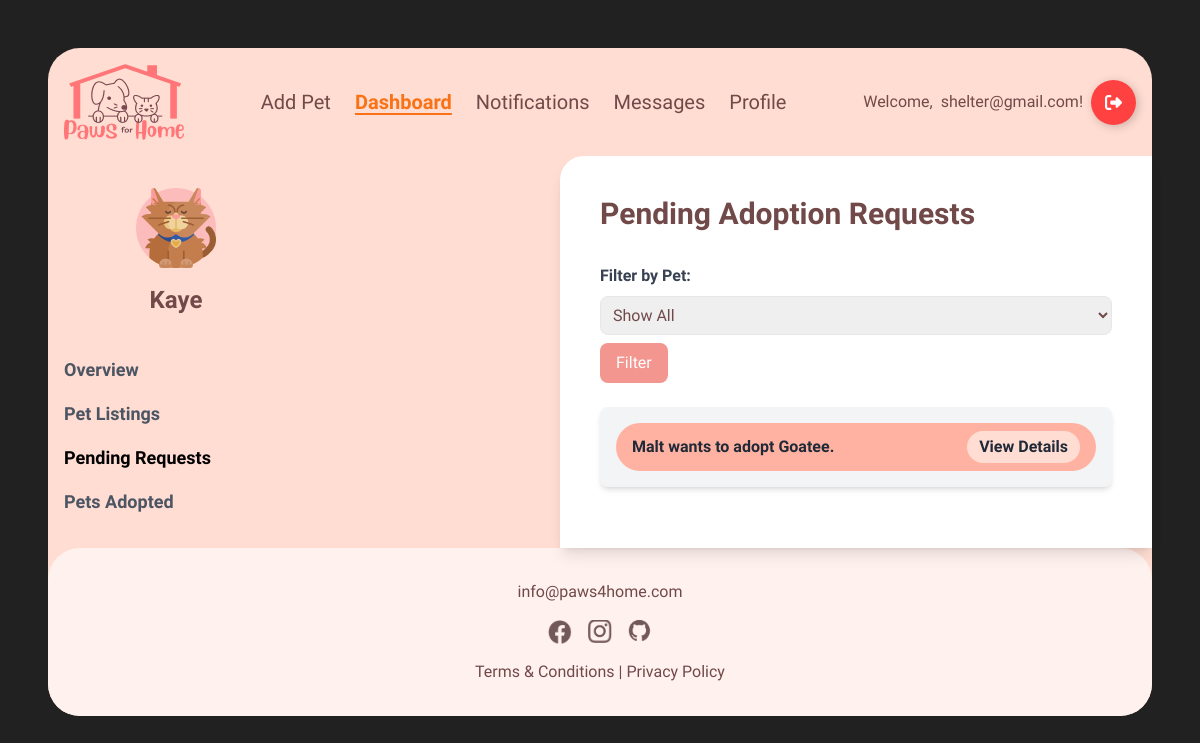
/pending_requests/ (signed in), run on an earlier commit of the app's database.
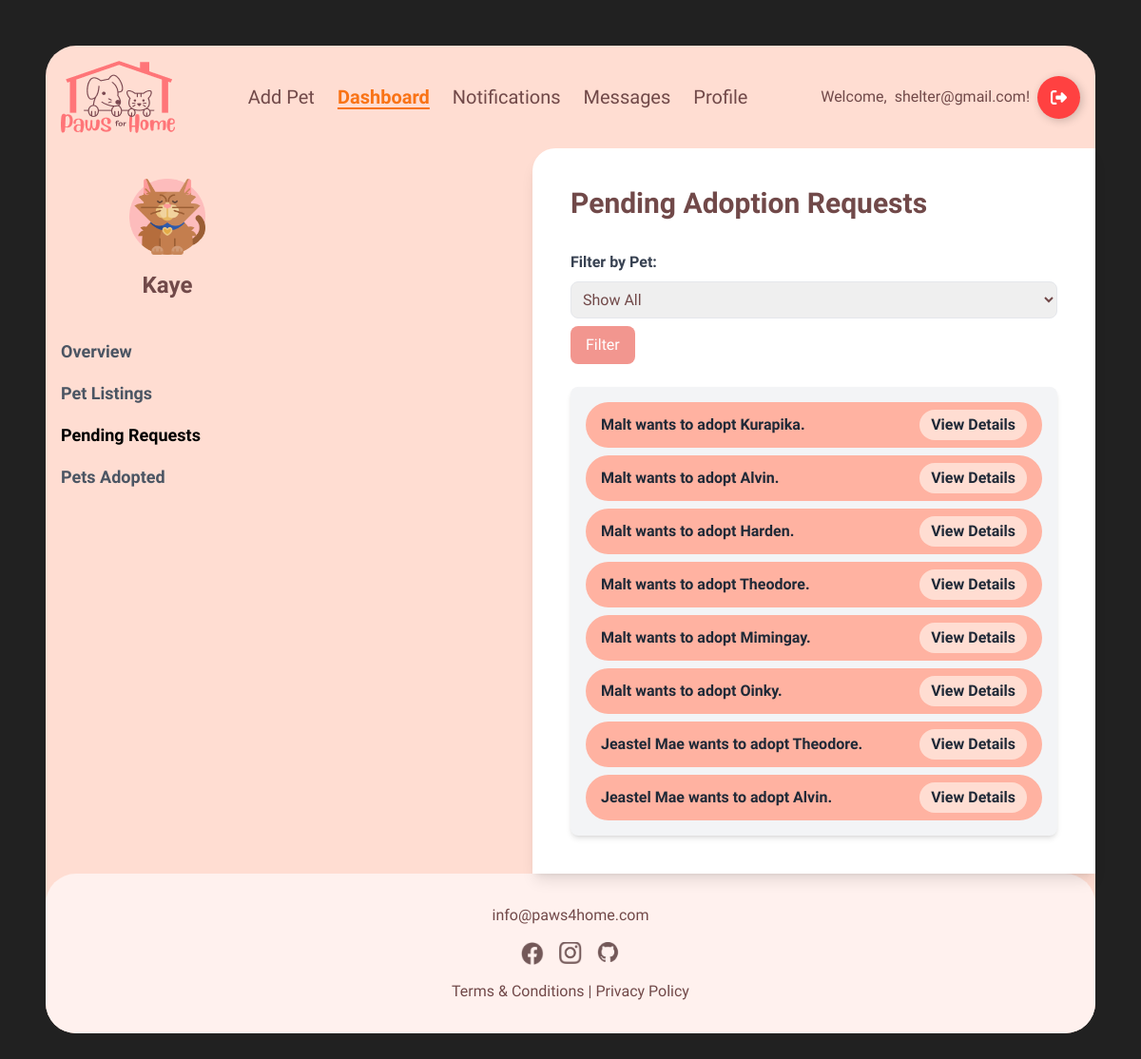
And on a later commit of the database.
### main/models.py (models this page shows, shortened)
class Account(AbstractBaseUser, PermissionsMixin):
    account_type = models.CharField(max_length=10)
    first_name = models.CharField(max_length=100, blank=True, null=True)
    last_name = models.CharField(max_length=100, blank=True, null=True)
    birth_date = models.DateField(blank=True, null=True)
    phone_number = models.IntegerField(blank=True, null=True)
    email = models.EmailField(max_length=100, unique=True)
    password = models.TextField()
    address = models.TextField(blank=True, null=True)
    image = models.ImageField(upload_to='main/', default='main/shelterlogo.png')
    last_login = models.DateTimeField(blank=True, null=True)
    is_active = models.BooleanField(default=True)
    is_staff = models.BooleanField(default=False)
    objects = AccountManager()
    USERNAME_FIELD = 'email'
    REQUIRED_FIELDS = []

### pets/models.py (models this page shows, shortened)
class AdoptionRequest(models.Model):
    STATUS_CHOICES = [
        (1, 'Pending'),
        (2, 'Accepted'),
        (3, 'Rejected'),
    ]
    HOUSING_CHOICES = [
        ('Apartment', 'Apartment'),
        ('House', 'House'),
        ('Condominium', 'Condominium'),
        ('Other', 'Other'),
    ]
    HOUSEHOLD_CHOICES = [
        ('Active', 'Active'),
        ('Calm', 'Calm'),
        ('Noisy', 'Noisy'),
        ('Quiet', 'Quiet'),
    ]
    GENERAL_INFO_CHOICES = [
        ('Companion for child', 'Companion for child'),
        ('Companion for other pet', 'Companion for other pet'),
        ('Security', 'Security'),
        ('Service animal', 'Service animal'),
        ('House pet', 'House pet'),
        ('Breeding', 'Breeding'),
        ('Other', 'Other'),
    ]
    status = models.IntegerField(choices=STATUS_CHOICES, default=1)
    pet = models.ForeignKey(Pet, on_delete=models.CASCADE)
    account = models.ForeignKey(settings.AUTH_USER_MODEL, on_delete=models.CASCADE)
    first_name = models.CharField(max_length=100)
    last_name = models.CharField(max_length=100)
    email = models.EmailField()
    phone_number = models.CharField(max_length=15)
    address = models.TextField()
    housing_type = models.CharField(max_length=20, choices=HOUSING_CHOICES, default='Apartment')
    household_description = models.CharField(max_length=20, choices=HOUSEHOLD_CHOICES, default='Calm')
    general_info = models.CharField(max_length=50, choices=GENERAL_INFO_CHOICES, default='House pet')
    other_housing_description = models.TextField(blank=True, null=True)
    other_general_info = models.TextField(blank=True, null=True)

class Pet(models.Model):
    STATUS_CHOICES = [
        (1, 'Available'),
        (2, 'Adopted'),
    ]
    TYPE_CHOICES = [
    ('Dog', 'Dog'),
    ('Cat', 'Cat'),
    ('Bird', 'Bird'),
    ('Fish', 'Fish'),
    ('Rabbit', 'Rabbit'),
    ('Hamster', 'Hamster'),
    ('Guinea Pig', 'Guinea Pig'),
    ('Frog', 'Frog'),
    ('Ferret', 'Ferret'),
    ('Chinchilla', 'Chinchilla'),
    ('Hedgehog', 'Hedgehog'),
    ('Mouse', 'Mouse'),
    ('Rat', 'Rat'),
    ('Turtle', 'Turtle'),
    ('Snake', 'Snake'),
    ('Lizard', 'Lizard'),
    ('Parrot', 'Parrot'),
    ('Canary', 'Canary'),
    ('Budgerigar', 'Budgerigar'),
    ('Cockatoo', 'Cockatoo'),
    ('Macaw', 'Macaw'),
    ('Lovebird', 'Lovebird'),
    ('Quail', 'Quail'),
    ('Duck', 'Duck'),
    ('Chicken', 'Chicken'),
    ('Goat', 'Goat'),
    ('Pig', 'Pig'),
    ('Spider', 'Spider'),
    ('Tarantula', 'Tarantula'),
    ('Other', 'Other'),
    ]
    name = models.CharField(max_length=100)
    image = models.ImageField(upload_to='pets/', default='pets/default_pet.jpg')
    type = models.CharField(choices=TYPE_CHOICES, max_length=20, default='other')
    age_years = models.IntegerField(default=0)
    age_months = models.IntegerField(default=0)
    description = models.TextField(blank=True,null=True)
    location = models.TextField(blank=True,null=True, default='N/A')
    breed = models.CharField(max_length=50, blank=True, null=True)
    adoption_fee = models.IntegerField(default=0, blank=True)
    status = models.IntegerField(choices=STATUS_CHOICES, default=1)
    created_at = models.DateTimeField(auto_now_add=True)
    owner = models.ForeignKey(settings.AUTH_USER_MODEL, on_delete=models.CASCADE, null=True)
    is_deleted = models.BooleanField(default=False)

### main/decorators.py (the view)
    def _wrapped_view(request, *args, **kwargs):
        if request.user.account_type != 'shelter':
            return render(request, '403.html', {}, status=403)
        return view_func(request, *args, **kwargs)

### main/views.py (called while the page is built)
@login_required
@shelter_required
def pending_requests(request):
    shelter = request.user
    all_pets = Pet.objects.filter(owner=shelter)
    shelter_pets = all_pets.filter(status=1)
    selected_pet_id = request.GET.get('pet_id')
    if selected_pet_id:
        selected_pet = shelter_pets.filter(id=selected_pet_id).first()  # Ensure the pet belongs to the shelter
        adoption_requests = AdoptionRequest.objects.filter(
            pet=selected_pet, status=1
        ).order_by('id') if selected_pet else []
    else:
        adoption_requests = AdoptionRequest.objects.filter(
            pet__in=shelter_pets, status=1
        ).order_by('id')
    context = {
        'shelter_pets': shelter_pets,
        'adoption_requests': adoption_requests,
        'selected_pet_id': selected_pet_id
    }
    return render(request, 'shelterdashboard/pending_requests.html', context)

### main/templates/shelterdashboard/pending_requests.html (shortened to what this page needs)
{% extends "base.html" %}
{% block content %}
{% load static %}
<header>
    <nav class="flex items-center justify-between p-4 max-w-7xl mx-auto">
        <div class="flex items-center">
            <a href="{% url 'main:home' %}">
                <img src="{% static 'images/paws4homelogo.png' %}" alt="logo">
            </a>
        </div>
        <div class="flex items-center space-x-6">
            {% if request.user.account_type == 'user' %}
                <a href="{% url 'pets:list_pet' %}" class="text-xl font-medium relative group hover:text-orange-500">
                  Browse
                  <span class="absolute left-0 bottom-0 w-0 h-0.5 bg-orange-500 transition-all duration-300 group-hover:w-full"></span>
              </a>
                <a href="{% url 'main:user_dashboard' %}" class="text-xl font-medium relative group hover:text-orange-500">
                    Dashboard
                    <span class="absolute left-0 bottom-0 w-0 h-0.5 bg-orange-500 transition-all duration-300 group-hover:w-full"></span>
                </a>
            {% else %}
            <a href="{% url 'pets:add_pet' %}" class="text-xl font-medium relative group hover:text-orange-500">
                Add Pet
            </a>
            <span class="text-xl text-orange-500 font-semibold underline underline-offset-4">Dashboard</span>
            {% endif %}
            <a href="{% url 'main:notifications' %}" class="text-xl font-medium relative group hover:text-orange-500">
                Notifications
            </a>
            <a href="{% url 'main:conversations_list' %}" class="text-xl font-medium relative group hover:text-orange-500">
                Messages
            </a>
            <a href="{% url 'main:profile' %}" class="text-xl font-medium relative group hover:text-orange-500">
                Profile
            </a>
        </div>
            <div class="flex items-center space-x-4">
                {% if request.user.is_authenticated %}
                <div class="group flex items-center space-x-2">
                    <div class="opacity-100 transition-opacity duration-500 ease-in-out group-hover:opacity-0 ">
                        Welcome,
                    </div>
                    <div class="transition-font duration-500 ease-in-out group-hover:font-bold space-x-2">
                    {{ request.user.email }}!
                    </div>
                    <a href="{% url 'main:logout_account' %}">
                        <button class="BtnLogout">
                            <div class="sign">
                            </div>
                        </button>
                    </a>
                </div>
                {% endif %}
            </div>
    </nav>
</header>
  <div class="flex flex-grow">
    <aside class="bg-[#FFDDD2] w-64 py-8 px-4 flex flex-col ">
      <div class="flex items-center justify-center">
        <img src="{% static 'images/shelterlogo.png' %}" alt="Shelter Logo" class="h-20">
      </div>
      <h1 class="text-2xl font-bold text-center mt-4">{{request.user.first_name}}</h1>
      <nav class="mt-10">
        <ul class="space-y-4">
          <li><a href="{% url 'main:shelterdashboard' %}" class="block text-lg text-gray-600 hover:text-[#F2968F] font-bold">Overview</a></li>
          <li><a href="{% url 'main:pet_listings' %}" class="block text-lg text-gray-600  hover:text-[#F2968F] font-bold">Pet Listings</a></li>
          <li><span class="block text-lg text-black font-bold">Pending Requests</span></li>
          <li><a href="{% url 'main:petsadopted' %}" class="block text-lg text-gray-600  hover:text-[#F2968F] font-bold">Pets Adopted</a></li>
        </ul>
      </nav>
    </aside>
        <main class="flex-grow bg-white ml-64 p-10 rounded-tl-3xl shadow-lg max-w-[90%] xl:max-w-[85%] mx-auto">
      <h3 class="text-3xl font-bold mb-8">Pending Adoption Requests</h3>
      <form method="GET" class="mb-6">
        <label for="petFilter" class="block text-gray-700 font-bold mb-2">Filter by Pet:</label>
        <select id="petFilter" name="pet_id" class="p-2 border rounded-lg w-full">
            <option value="">Show All</option>
        </select>
        <button type="submit" class="mt-2 bg-[#F2968F] hover:bg-red-400 text-white px-4 py-2 rounded-lg">Filter</button>
    </form>
      <div class="bg-gray-100 rounded-lg shadow-md overflow-hidden p-4">
        <ul class="space-y-2">
          {% for request in adoption_requests %}
          <li class="flex items-center justify-between bg-[#FFB2A1] rounded-full px-4 py-2">
              <span class="text-gray-800 font-semibold">
                  {{ request.first_name }} wants to adopt {{ request.pet.name }}.
              </span>
              <button
                  onclick="redirectToAdoptionForm({{ request.id }})"
                  class="bg-[#FFDDD2] text-gray-800 font-bold py-1 px-3 rounded-full hover:bg-[#F2968F] transition duration-200">
                  View Details
              </button>
          </li>
      {% empty %}
          <p class="text-gray-500 p-4">No adoption requests available.</p>
      {% endfor %}
        </ul>
    </div>
    </main>
  </div>
{% endblock %}

### main/templates/base.html (shortened to what this page needs)
<!DOCTYPE html>
<html lang="en">
<head>
  <script src="https://cdn.tailwindcss.com"></script>
  {% load static %}
  <link rel="stylesheet" href="{% static 'css/landing_page.css' %}">
  <link rel="stylesheet" href="{% static 'css/loader.css' %}">
</head>
<body style="font-family: 'Lexend', sans-serif;" class="text-[#714949] overflow-y-auto">
  <div id="content" style="display: none;" class="bg-[#FFDDD2] rounded-[32px] p-t-2 m-12">
    {% block content %}{% endblock %}
    <footer class="bg-[#FFF1EE] py-8 rounded-[32px]">
        <div class="container mx-auto text-center">
            <p class="mb-4">info@paws4home.com</p>
            <div class="social-icons flex justify-center space-x-4 mb-4">
                <a href="#"><img src="{% static 'images/facebookpic.png' %}" alt="Facebook" class="w-6"></a>
                <a href="#"><img src="{% static 'images/instagrampic.png' %}" alt="Instagram" class="w-6"></a>
                <a href="#"><img src="{% static 'images/githubpic.png' %}" alt="GitHub" class="w-6"></a>
            </div>
            <p><a href="#" class="hover:text-orange-500">Terms & Conditions</a> | <a href="#" class="hover:text-orange-500">Privacy Policy</a></p>
        </div>
      </footer>
  </div>
</body>
</html>

### main/static/css/landing_page.css (style rules this page uses)
body { background-color: #212121; overflow-x: hidden; }

### main/static/css/loader.css (style rules this page uses)
#content { opacity: 0; transform: scale(0.8); filter: blur(3px); transition: opacity 0.5s ease-in-out, transform 0.5s ease-in-out, filter 0.5s ease-in-out; }
#content.fade-in { opacity: 1; transform: scale(1); filter: blur(0); }
.BtnLogout { display: flex; align-items: center; justify-content: flex-start; width: 45px; height: 45px; border: none; border-radius: 50%; cursor: pointer; position: relative; overflow: hidden; transition-duration: .3s; box-shadow: 2px 2px 10px rgba(0, 0, 0, 0.199); background-color: rgb(255, 65, 65); }
.sign { width: 100%; transition-duration: .3s; display: flex; align-items: center; justify-content: center; }
.sign svg { width: 17px; }

What changed in the data, as far as the page shows it:
no longer on this page (row edited): AdoptionRequest: first_name "Malt", pet.name "Goatee"
added AdoptionRequest: first_name "Malt", pet.name "Kurapika"
added AdoptionRequest: first_name "Malt", pet.name "Alvin"
added AdoptionRequest: first_name "Malt", pet.name "Harden"
added AdoptionRequest: first_name "Malt", pet.name "Theodore"
added AdoptionRequest: first_name "Malt", pet.name "Mimingay"
added AdoptionRequest: first_name "Malt", pet.name "Oinky"
added AdoptionRequest: first_name "Jeastel Mae", pet.name "Theodore"
added AdoptionRequest: first_name "Jeastel Mae", pet.name "Alvin"
